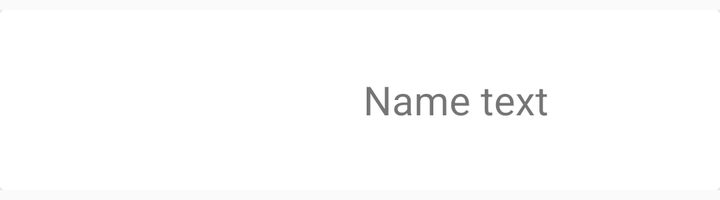
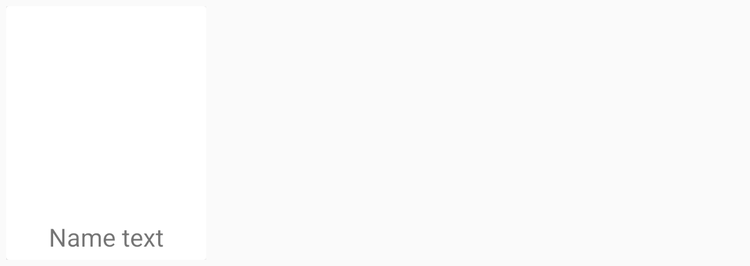

First picture: res/layout/ on a phone held upright. Second picture: the repository's own variant of that layout, on a device whose configuration matches the variant's folder. Source for both follows.
<!-- AndroidManifest.xml: application theme AppTheme -->
<!-- res/layout/recipe_item_list.xml -->
<?xml version="1.0" encoding="utf-8"?>
<LinearLayout xmlns:android="http://schemas.android.com/apk/res/android"
    xmlns:tools="http://schemas.android.com/tools"
    android:orientation="horizontal"
    android:layout_width="match_parent"
    android:layout_height="wrap_content"
    android:layout_marginTop="@dimen/list_item_vertical_margin"
    android:layout_marginBottom="@dimen/list_item_vertical_margin">
    <android.support.v7.widget.CardView
        android:id="@+id/card_view"
        android:layout_width="match_parent"
        android:layout_height="wrap_content">
        <LinearLayout
            android:orientation="horizontal"
            android:layout_width="match_parent"
            android:layout_height="wrap_content"
            android:padding="@dimen/list_item_padding">

            <ImageView
            android:id="@+id/image_view"
            android:layout_width="@dimen/recipe_thumbnail_width"
            android:layout_height="@dimen/recipe_thumbnail_height"
            android:layout_marginRight="@dimen/view_horizontal_margin"
            android:layout_marginEnd="@dimen/view_horizontal_margin"
            android:contentDescription="@string/desc_recipe_image"
            android:src="@drawable/no_image_available_md"
            />

            <RelativeLayout
                android:layout_width="match_parent"
                android:layout_height="match_parent">
                <TextView
                    android:id="@+id/name_text_view"
                    android:layout_width="wrap_content"
                    android:layout_height="wrap_content"
                    android:layout_centerHorizontal="true"
                    android:layout_centerVertical="true"
                    android:textSize="@dimen/recipe_list_item_fontSize"
                    android:contentDescription="@string/desc_recipe_name"
                    tools:text="@string/text_placeholder_name"
                    />
            </RelativeLayout>
        </LinearLayout>
    </android.support.v7.widget.CardView>
</LinearLayout>
<!-- resources referenced by this layout -->
<resources>
  <dimen name="list_item_padding">5dp</dimen>
  <dimen name="list_item_vertical_margin">5dp</dimen>
  <dimen name="recipe_list_item_fontSize">20sp</dimen>
  <dimen name="recipe_thumbnail_height">80dp</dimen>
  <dimen name="recipe_thumbnail_width">80dp</dimen>
  <dimen name="view_horizontal_margin">16dp</dimen>
  <string name="desc_recipe_image">Recipe image</string>
  <string name="desc_recipe_name">Recipe name</string>
  <string name="text_placeholder_name">Name text</string>
  <style name="AppTheme" parent="Theme.AppCompat.Light.DarkActionBar">
          
          <item name="colorPrimary">@color/colorPrimary</item>
          <item name="colorPrimaryDark">@color/colorPrimaryDark</item>
          <item name="colorAccent">@color/colorAccent</item>
      </style>
  <color name="colorPrimary">#3F51B5</color>
  <color name="colorPrimaryDark">#303F9F</color>
  <color name="colorAccent">#FF4081</color>
</resources>
<!-- res/layout-sw600dp/recipe_item_list.xml (the repository's variant of the layout above) -->
<!-- drawn on a 7-inch tablet held upright -->
<?xml version="1.0" encoding="utf-8"?>
<LinearLayout xmlns:android="http://schemas.android.com/apk/res/android"
    xmlns:tools="http://schemas.android.com/tools"
    android:orientation="vertical"
    android:layout_width="wrap_content"
    android:layout_height="wrap_content"
    android:layout_marginTop="@dimen/list_item_vertical_margin"
    android:layout_marginBottom="@dimen/list_item_vertical_margin"
    android:layout_marginRight="@dimen/list_item_vertical_margin"
    android:layout_marginLeft="@dimen/list_item_vertical_margin">
    <android.support.v7.widget.CardView
        android:layout_width="wrap_content"
        android:layout_height="wrap_content"
        android:id="@+id/card_view">
        <LinearLayout
            android:orientation="vertical"
            android:layout_width="wrap_content"
            android:layout_height="wrap_content"
            android:padding="@dimen/list_item_padding">
            <ImageView
                android:layout_width="@dimen/recipe_thumbnail_width"
                android:layout_height="@dimen/recipe_thumbnail_height"
                android:layout_marginBottom="@dimen/view_horizontal_margin"
                android:id="@+id/image_view"
                android:src="@drawable/no_image_available_md"
                android:contentDescription="@string/desc_recipe_image"
                android:scaleType="fitXY"
                />
            <TextView
                android:layout_gravity="center_horizontal"
                android:layout_width="wrap_content"
                android:layout_height="wrap_content"
                android:id="@+id/name_text_view"
                android:textSize="@dimen/recipe_list_item_fontSize"
                android:contentDescription="@string/desc_recipe_name"
                tools:text="@string/text_placeholder_name"
                />
        </LinearLayout>
    </android.support.v7.widget.CardView>
</LinearLayout>
<!-- resources referenced by the variant -->
<!-- as a 7-inch tablet held upright resolves them -->
<resources>
  <dimen name="list_item_padding">5dp</dimen>
  <dimen name="list_item_vertical_margin">5dp</dimen>
  <dimen name="recipe_list_item_fontSize">20sp</dimen>
  <!-- from res/values-sw600dp/ -->
  <dimen name="recipe_thumbnail_height">150dp</dimen>
  <!-- from res/values-sw600dp/ -->
  <dimen name="recipe_thumbnail_width">150dp</dimen>
  <dimen name="view_horizontal_margin">16dp</dimen>
  <string name="desc_recipe_image">Recipe image</string>
  <string name="desc_recipe_name">Recipe name</string>
  <string name="text_placeholder_name">Name text</string>
  <style name="AppTheme" parent="Theme.AppCompat.Light.DarkActionBar">
          
          <item name="colorPrimary">@color/colorPrimary</item>
          <item name="colorPrimaryDark">@color/colorPrimaryDark</item>
          <item name="colorAccent">@color/colorAccent</item>
      </style>
  <color name="colorPrimary">#3F51B5</color>
  <color name="colorPrimaryDark">#303F9F</color>
  <color name="colorAccent">#FF4081</color>
</resources>
